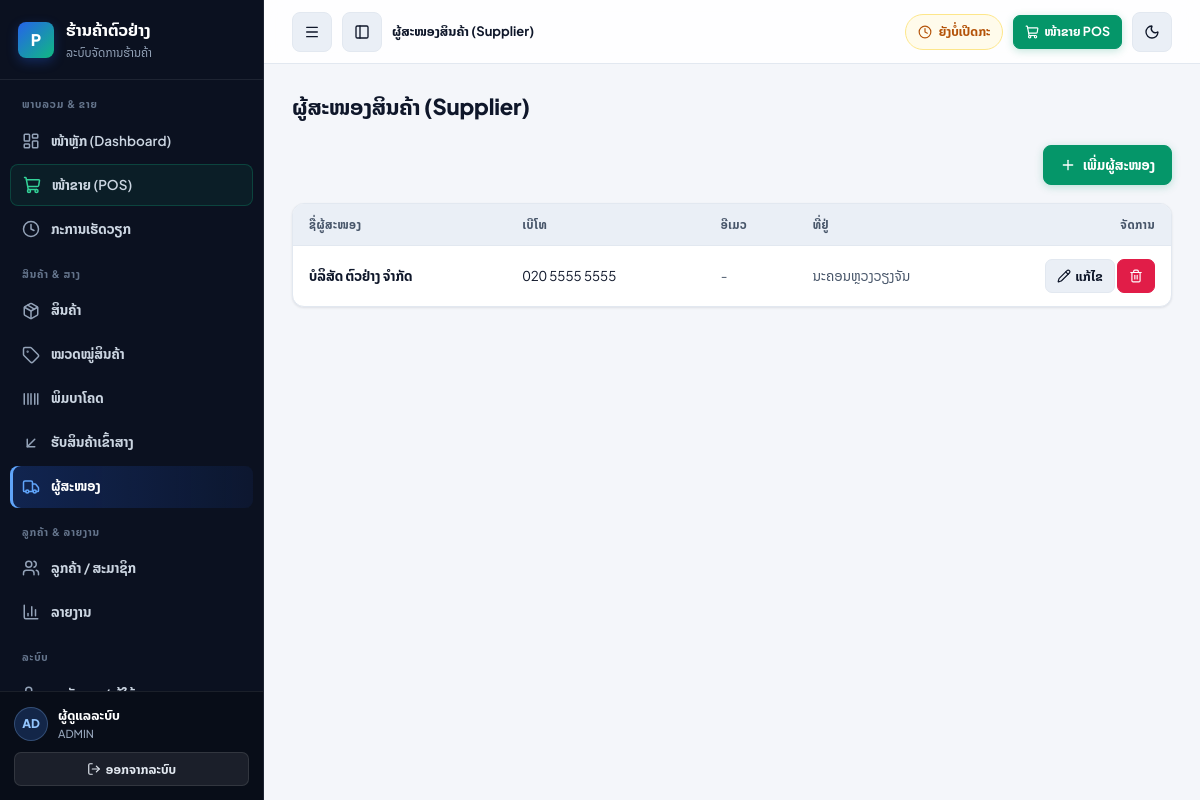
Page /suppliers.php (signed in) on the committed database.
### tables this page shows
CREATE TABLE suppliers (
  id INT AUTO_INCREMENT PRIMARY KEY,
  name VARCHAR(150) NOT NULL,
  phone VARCHAR(30) DEFAULT NULL,
  email VARCHAR(100) DEFAULT NULL,
  address VARCHAR(255) DEFAULT NULL,
  created_at TIMESTAMP DEFAULT CURRENT_TIMESTAMP
);

### config.php (called while the page is built, shortened)
<?php
function h($str) {
    return htmlspecialchars((string)$str, ENT_QUOTES, 'UTF-8');
}

### suppliers.php (the view, shortened to what this page needs)
<?php
require_once __DIR__ . '/config.php';
$suppliers = $pdo->query('SELECT * FROM suppliers ORDER BY name')->fetchAll();
include __DIR__ . '/header.php';
?>
<div class="toolbar">
  <button class="btn btn-success" onclick="editSup(null)"><i data-lucide="plus"></i> ເພີ່ມຜູ້ສະໜອງ</button>
</div>
<div class="table-wrap">
  <table class="table">
    <tr><th>ຊື່ຜູ້ສະໜອງ</th><th>ເບີໂທ</th><th>ອີເມວ</th><th>ທີ່ຢູ່</th><th style="width:170px;text-align:right">ຈັດການ</th></tr>
    <?php foreach ($suppliers as $s): ?>
    <tr>
      <td><strong><?= h($s['name']) ?></strong></td>
      <td class="tabular"><?= h($s['phone'] ?: '-') ?></td>
      <td style="color:var(--text-muted)"><?= h($s['email'] ?: '-') ?></td>
      <td style="color:var(--text-muted)"><?= h($s['address'] ?: '-') ?></td>
      <td style="text-align:right">
        <button class="btn btn-sm btn-secondary" onclick='editSup(<?= json_encode($s, JSON_UNESCAPED_UNICODE | JSON_HEX_APOS | JSON_HEX_QUOT) ?>)'>
          <i data-lucide="pencil"></i> ແກ້ໄຂ
        </button>
        <form method="post" style="display:inline" onsubmit="return confirmAction(this, 'ລຶບຜູ້ສະໜອງນີ້ບໍ່?')">
          <button class="btn btn-sm btn-danger" title="ລຶບ"><i data-lucide="trash-2"></i></button>
        </form>
      </td>
    </tr>
    <?php endforeach; ?>
  </table>
</div>
<?php include __DIR__ . '/footer.php'; ?>

### style.css (style rules this page uses)
*, *::before, *::after { box-sizing: border-box; margin: 0; padding: 0; }
:root { --font-sans: 'Plus Jakarta Sans', 'Noto Sans Lao Looped', 'Phetsarath OT', 'Noto Sans Lao', system-ui, -apple-system, sans-serif; --font-mono: 'JetBrains Mono', 'Noto Sans Lao Looped', monospace; --sidebar-w: 264px; --sidebar-collapsed-w: 76px; --topbar-h: 64px; --bg: #f4f6fa; --bg-subtle: #eaeff6; --card: #ffffff; --card-elevated: #ffffff; --surface-hover: #f8fafc; --topbar-bg: rgba(255, 255, 255, 0.86); --sidebar: #0b1120; --sidebar-hover: #172033; --sidebar-active: #1e293b; --sidebar-border: rgba(255, 255, 255, 0.08); --sidebar-text: #cbd5e1; --sidebar-muted: #64748b; --text: #0f172a; --text-muted: #475569; --text-subtle: #64748b; --border: #e2e8f0; --border-strong: #cbd5e1; --border-focus: #2563eb; --primary: #2563eb; --primary-dark: #1d4ed8; --primary-light: #60a5fa; --primary-50: #eff6ff; --primary-border: #bfdbfe; --primary-ring: rgba(37, 99, 235, 0.22); --success: #059669; --success-dark: #047857; --success-50: #ecfdf5; --success-border: #a7f3d0; --emerald: #059669; --emerald-subtle: #ecfdf5; --danger: #e11d48; --danger-dark: #be123c; --danger-50: #fff1f2; --danger-border: #fecdd3; --warning: #d97706; --warning-dark: #b45309; --warning-50: #fffbeb; --warning-border: #fde68a; --indigo: #4f46e5; --indigo-50: #eef2ff; --indigo-border: #c7d2fe; --info: #0284c7; --info-50: #f0f9ff; --info-border: #bae6fd; --radius-sm: 8px; --radius: 12px; --radius-lg: 16px; --radius-full: 9999px; --shadow-xs: 0 1px 2px rgba(15, 23, 42, 0.04); --shadow-sm: 0 1px 3px rgba(15, 23, 42, 0.06), 0 1px 2px rgba(15, 23, 42, 0.04); --shadow-md: 0 4px 12px -2px rgba(15, 23, 42, 0.08), 0 2px 4px -2px rgba(15, 23, 42, 0.04); --shadow-lg: 0 14px 28px -6px rgba(15, 23, 42, 0.12), 0 4px 10px -4px rgba(15, 23, 42, 0.06); --shadow-modal: 0 25px 50px -12px rgba(15, 23, 42, 0.32); --ease-out: cubic-bezier(0.16, 1, 0.3, 1); --dur-fast: 150ms; --dur-med: 220ms; }
html { scroll-behavior: smooth; scroll-padding-top: 80px; }
body { font-family: var(--font-sans); background: var(--bg); color: var(--text); font-size: 14.5px; line-height: 1.5; -webkit-font-smoothing: antialiased; overflow-x: hidden; }
.tabular, .num, th.num, td.num, .value, .prod-price, .pprice, .ci-total, .sum-row span:last-child, .total-amount, .cash-input, .change-amount, .receipt-preview { font-variant-numeric: tabular-nums; }
.toolbar { display: flex; align-items: center; justify-content: space-between; gap: 10px; margin-bottom: 18px; flex-wrap: wrap; }
.table-wrap { background: var(--card); border: 1px solid var(--border); border-radius: var(--radius); overflow-x: auto; box-shadow: var(--shadow-sm); margin-bottom: 22px; }
.table { width: 100%; border-collapse: collapse; text-align: left; }
.table th { background: var(--bg-subtle); color: var(--text-muted); font-weight: 700; font-size: 11.5px; text-transform: uppercase; letter-spacing: 0.04em; padding: 12px 16px; border-bottom: 1px solid var(--border); white-space: nowrap; }
.table td { padding: 13px 16px; border-bottom: 1px solid var(--border); color: var(--text); font-size: 13.5px; vertical-align: middle; }
.table tr:last-child td { border-bottom: none; }
.btn { display: inline-flex; align-items: center; justify-content: center; gap: 7px; height: 40px; padding: 0 16px; border-radius: var(--radius-sm); font-size: 13.5px; font-weight: 700; cursor: pointer; border: 1px solid var(--border); background: var(--card); color: var(--text); text-decoration: none; font-family: inherit; transition: background var(--dur-fast), border-color var(--dur-fast), color var(--dur-fast), transform var(--dur-fast), box-shadow var(--dur-fast); white-space: nowrap; touch-action: manipulation; }
.btn svg { width: 16px; height: 16px; flex-shrink: 0; }
.btn-sm { height: 34px; padding: 0 11px; font-size: 12.5px; border-radius: 7px; gap: 5px; }
.btn-sm svg { width: 14px; height: 14px; }
.btn-secondary { background: var(--bg-subtle); color: var(--text); border-color: var(--border); }
.btn-success { background: var(--success); color: #fff; border-color: var(--success); box-shadow: 0 2px 8px rgba(5, 150, 105, 0.24); }
.btn-danger { background: var(--danger); color: #fff; border-color: var(--danger); }

### rows in the picture
suppliers: name "ບໍລິສັດ ຕົວຢ່າງ ຈຳກັດ", phone "020 5555 5555", email "-", address "ນະຄອນຫຼວງວຽງຈັນ"

### other values in the picture
get_setting('store_name', 'POS Terminal') "ຮ້ານຄ້າຕົວຢ່າງ"
$groupLabel "ພາບລວມ & ຂາຍ"
$label "ໜ້າຫຼັກ (Dashboard)"
$label "ໜ້າຂາຍ (POS)"
$label "ກະການເຮັດວຽກ"
$groupLabel "ສິນຄ້າ & ສາງ"
$label "ສິນຄ້າ"
$label "ໝວດໝູ່ສິນຄ້າ"
$label "ພິມບາໂຄດ"
$label "ຮັບສິນຄ້າເຂົ້າສາງ"
$label "ຜູ້ສະໜອງ"
$groupLabel "ລູກຄ້າ & ລາຍງານ"
$label "ລູກຄ້າ / ສະມາຊິກ"
$label "ລາຍງານ"
$groupLabel "ລະບົບ"
